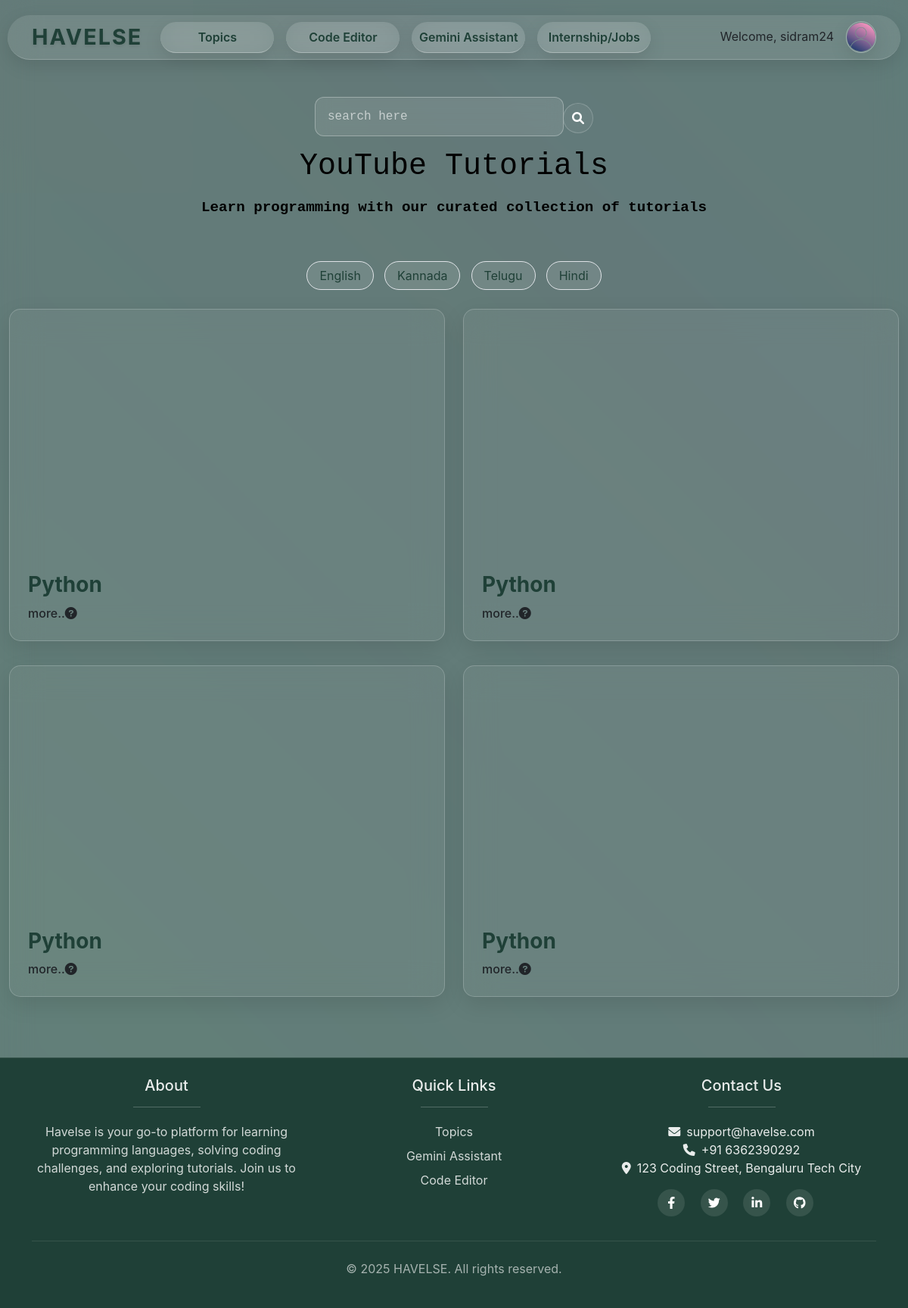
Screenshot of /home/video/?slug=python (signed in) with the database file from the repository.
### users/models.py (models this page shows, shortened)
class Profile(models.Model):
    user=models.OneToOneField(User,on_delete=models.CASCADE)
    name = models.CharField(max_length=20)
    gender=models.CharField(choices=CHOICES,blank=True,max_length=1)
    bio=models.CharField(max_length=50,blank=True)
    phone = models.CharField(max_length=15, unique=True,validators=[phone_validator])
    image=models.ImageField(default='profile.png',upload_to='profile_pictures/')
    deactivated_at = models.DateTimeField(null=True, blank=True)
    email_verified = models.BooleanField(default=False)

### learn/models.py (models this page shows, shortened)
class Languages(models.Model):
    course=models.ForeignKey(Course,on_delete=models.CASCADE,related_name='languages')
    language=models.CharField(max_length=20)

class Playlists(models.Model):
    title=models.ForeignKey(Languages,on_delete=models.CASCADE,related_name='playlists')
    list_id=models.CharField(max_length=100)

class Course(models.Model):
    title = models.CharField(max_length=200)
    subtitle=models.CharField(max_length=500,blank=True)
    slug = models.SlugField(max_length=200, unique=True)
    description = models.TextField(blank=True)
    created_at = models.DateTimeField(auto_now_add=True)
    updated_at = models.DateTimeField(auto_now=True)

### learn/views.py (the view)
# urls.py: path('video/',views.video,name='video'),
@login_required
def video(request):
    slug=request.GET.get('slug')
    l_name=request.GET.get('l_name','English')
    course=Course.objects.get(slug=slug)
    languages=course.languages.all()
    playlist={}
    for item in languages:
        if item.language==l_name:
            playlist=item.playlists.all()
    return render(request,'learn/videos.html',{'languages':languages,'playlist':playlist,'course':course})

### learn/templates/learn/videos.html (shortened to what this page needs)
{% extends 'learn/base.html' %}
{% load static %}
{% block content %}
<div class="tutorial-hero-section">
    <div class="container">
        <div class="row justify-content-center">
            <div class="col-md-8 text-center">
                <form action="{% url 'learn:search' %}" method="POST" class="d-flex">
                    <div class="input-group mb-3 mx-auto" style="width:50%;">
                        <input type="text" class="form-control" name="query" placeholder="search here">
                        <button class="fas fa-search btn" type="submit" id="button-addon2"></button>
                    </div>
                </form>
            </div>
        </div>
    <h1>YouTube Tutorials</h1>
    <p>Learn programming with our curated collection of tutorials</p>
    </div>
</div>
<div class="container">
    <div class="category-filters">
        {% for item in languages %}
        <a href="{% url 'learn:video' %}?slug={{course.slug}}&l_name={{item.language}}" class="filter-btn text-decoration-none">{{ item.language }}</a>
        {% endfor %}
    </div>
</div>
<div class="tutorials-container container">
    <div class="videos-page" id="page1">
        <div class="row">
            {% for play in playlist %}
            <div class="col-lg-6 col-md-12">
                <div class="video-card">
                    <div class="video-container">
                        <iframe src="https://www.youtube.com/embed/videoseries?list={{play.list_id}}" title="YouTube playlist player" allowfullscreen></iframe>
                    </div>
                    <div class="video-info">
                        <h3 class="video-title">{{ course.title }}</h3>
                        <div id="videoInfo">
                        <button class="accordion-button" type="button" data-bs-toggle="collapse" data-bs-target="#collapse{{play.id}}">
                            more..
                            <i class="fas fa-question-circle me-3"></i>
                        </button>
                        </div>
                    </div>
                </div>
            </div>
            {% endfor %}
        </div>
    </div>
</div>
{% endblock %}

### learn/templates/learn/base.html (shortened to what this page needs)
<!DOCTYPE html>
{% load static %}
<html lang="en">
<head>
    <link href="https://cdn.jsdelivr.net/npm/bootstrap@5.3.3/dist/css/bootstrap.min.css" rel="stylesheet">
    <link rel="stylesheet" href="https://cdnjs.cloudflare.com/ajax/libs/font-awesome/6.0.0-beta3/css/all.min.css">
    <link rel="stylesheet" href="{% static 'learn/css/main.css' %}">
</head>
<body>
    <div class="background-animation">
        <div class="blur-layer"></div>
        <div class="wave"></div>
        <div class="wave"></div>
        <div class="wave"></div>
    </div>
        {% if not hide_nav %}
        <nav class="navbar navbar-expand-lg fixed-top">
            <div class="container">
            <a class="navbar-brand" href="{% url 'learn:home' %}">HAVELSE</a>
            <div class="collapse navbar-collapse" id="mainNav">
                <ul class="navbar-nav me-auto">
                    <li class="nav-item">
                        <a class="nav-link p-2 m-2" href="{% url 'learn:topics' %}">Topics</a>
                    </li>
                    <li class="nav-item">
                        <a class="nav-link p-2 m-2" href="{% url 'learn:code' %}">Code Editor</a>
                    </li>
                    <li class="nav-item">
                        <a class="nav-link p-2 m-2" href="{% url 'learn:chat' %}">Gemini Assistant</a>
                    </li>
                    <li class="nav-item">
                        <a target="_blank" class="nav-link p-2 m-2" href="https://placementdrive.in/links?fbclid=PAZXh0bgNhZW0CMTEAAabL1EuN4zIc9V0YgCyHf6O5ytVIEuH1jqAABe5G32OYE9smKh2Y3xpt2U4_aem_0cBPoTAWkG_YZpzwfWAwyg#google_vignette">Internship/Jobs</a>
                    </li>
                </ul>
                <ul class="navbar-nav ms-auto">
                    <span class="navbar-text text-dark p-2 m-2 d-none d-lg-block">
                        {% if user.is_authenticated %}
                            Welcome, {{ user.username }}
                        {% else %}
                            Welcome, Guest
                        {% endif %}
                    </span>
                <li class="nav-item">
                    <button class="profile-button my-2 p-0 bg-transparent" data-bs-toggle="modal" data-bs-target="#profileModal">
                        <img src="{{ user.profile.image.url }}" onerror="this.onerror=null; this.src='{% static 'learn/images/profile.png' %}';" alt="profile" height="40px" width="40px" class="rounded-circle">
                    </button>
                </li>
                </ul>
            </div>
            </div>
        </nav>
    {% endif %}
{% block content %} {% endblock %}
<footer class="footer mt-5 py-4" style="background-color: #1f4037; color: white;">
    <div class="container">
        <div class="row">
            <div class="col-md-4 mb-4 text-center">
                <h5>About</h5><hr class="footer-title w-25 mx-auto">
                <p style="color: rgba(255, 255, 255, 0.8);">Havelse is your go-to platform for learning programming languages, solving coding challenges, and exploring tutorials. Join us to enhance your coding skills!</p>
            </div>
            <div class="col-md-4 mb-4 text-center">
                <h5>Quick Links</h5><hr class="footer-title w-25 mx-auto">
                <ul class="list-unstyled">
                    <li><a href="{% url 'learn:topics' %}" class="footer-links">Topics</a></li>
                    <li><a href="{% url 'learn:chat' %}" class="footer-links">Gemini Assistant</a></li>
                    <li><a href="{% url 'learn:code' %}" class="footer-links">Code Editor</a></li>
                </ul>
            </div>
            <div class="col-md-4 mb-4 text-center">
                <h5>Contact Us</h5><hr class="footer-title w-25 mx-auto">
                <ul class="list-unstyled">
                    <li><i class="fas fa-envelope me-2"></i>support@havelse.com</li>
                    <li><i class="fas fa-phone me-2"></i>+91 6362390292</li>
                    <li><i class="fas fa-map-marker-alt me-2"></i>123 Coding Street, Bengaluru Tech City</li>
                </ul>
                <div class="social-links mt-3">
                    <a href="#" class="text-white me-3"><i class="fab fa-facebook-f"></i></a>
                    <a href="#" class="text-white me-3"><i class="fab fa-twitter"></i></a>
                    <a href="#" class="text-white me-3"><i class="fab fa-linkedin-in"></i></a>
                    <a href="#" class="text-white me-3"><i class="fab fa-github"></i></a>
                </div>
            </div>
        </div>
        <div class="copyright">
            <p>&copy; 2025 HAVELSE. All rights reserved.</p>
        </div>
    </div>
</footer>
</body>
</html>

### learn/static/learn/css/main.css (style rules this page uses)
* { margin: 0; padding: 0; box-sizing: border-box; }
body { font-family: -apple-system, BlinkMacSystemFont, 'Segoe UI', Roboto, Oxygen, Ubuntu, Cantarell, sans-serif; background: linear-gradient(135deg, #437064 0%, #437064 100%); overflow-x: hidden; position: relative; }
.background-animation { position: fixed; top: 0; left: 0; width: 100%; height: 100%; z-index: 0; pointer-events: none; }
.wave { position: absolute; opacity: 0.1; width: 200%; height: 200%; background: linear-gradient(45deg, #FF9A9E, #FAD0C4, #fba3e2, #A6C1EE); animation: wave 15s infinite linear; -webkit-animation: wave 15s infinite linear; transform-origin: 50% 50%; will-change: transform, opacity; transform: translateZ(0); }
.wave:nth-child(2) { animation-delay: -5s; -webkit-animation-delay: -5s; opacity: 0.05; background: linear-gradient(45deg, #f9a48c, #FF9A9E, #A6C1EE, #f8a4e0); }
.wave:nth-child(3) { animation-delay: -10s; -webkit-animation-delay: -10s; opacity: 0.07; background: linear-gradient(45deg, #faa3e1, #A6C1EE, #FF9A9E, #FAD0C4); }
.blur-layer { position: absolute; width: 100%; height: 100%; backdrop-filter: blur(20px); -webkit-backdrop-filter: blur(20px); z-index: 1; }
.navbar { position: fixed; top: 20px; left: 0; right: 0; z-index: 1030; margin: 0 auto; width: 95%; background: rgba(255, 255, 255, 0.1) !important; backdrop-filter: blur(20px); -webkit-backdrop-filter: blur(20px); border-bottom: 1px solid rgba(255, 255, 255, 0.2); border-radius: 30px !important; box-shadow: 0 8px 24px rgba(0, 0, 0, 0.1); transition: all 0.3s ease; padding: 0 0; }
.navbar-brand { font-size: 1.8rem; font-weight: 700; color: #1f4037 !important; text-shadow: 0 2px 4px rgba(0, 0, 0, 0.1); letter-spacing: 2px; }
.nav-link { background: rgba(255, 255, 255, 0.1); backdrop-filter: blur(20px); -webkit-backdrop-filter: blur(20px); border-bottom: 1px solid rgba(255, 255, 255, 0.3); color: #1f4037; padding: 1rem 1rem; border-radius: 50px; box-shadow: 0 8px 24px rgba(0, 0, 0, 0.1); font-weight: 600; text-decoration: none; transition: all 0.3s ease; position: relative; overflow: hidden; display: flex; justify-content: center; align-items: center; width: 150px; text-align: center; }
.nav-link::before { content: ''; position: absolute; top: 0; left: 0; width: 100%; height: 100%; background: rgba(255, 255, 255, 0.2); transform: scaleX(0); transform-origin: right; transition: transform 0.3s ease; border-radius: 20px; }
.profile-button { background: rgba(255, 255, 255, 0.1); backdrop-filter: blur(20px); -webkit-backdrop-filter: blur(20px); border: 1px solid rgba(255, 255, 255, 0.3); color: #1f4037; padding: 1rem 1rem; border-radius: 50px; box-shadow: 0 8px 24px rgba(0, 0, 0, 0.1); font-weight: 600; text-decoration: none; transition: all 0.3s ease; position: relative; overflow: hidden; display: flex; justify-content: center; align-items: center; width: 40px; text-align: center; }
@media (max-width: 1200px) { .navbar { width: calc(100% - 20px); } }
@media (max-width: 1200px) { .profile-button { width:40px; } }
.form-control { background: rgba(255, 255, 255, 0.1) !important; border: 1px solid rgba(255, 255, 255, 0.3) !important; border-radius: 12px !important; color: white !important; padding: 0.8rem 1rem !important; backdrop-filter: blur(10px); -webkit-backdrop-filter: blur(10px); }
.form-control::placeholder { color: rgba(255, 255, 255, 0.6) !important; }
.footer { background: #1f4037 !important; backdrop-filter: blur(20px); -webkit-backdrop-filter: blur(20px); border-top: 1px solid rgba(255, 255, 255, 0.1); color: rgba(255, 255, 255, 0.9) !important; padding: 3rem 0; }
.footer-title { font-weight: 600; margin-bottom: 1.2rem; }
.footer-links { color: rgba(255, 255, 255, 0.8); text-decoration: none; display: block; margin-bottom: 0.5rem; transition: all 0.3s ease; }
.social-links a { display: inline-block; width: 36px; height: 36px; background-color: rgba(255, 255, 255, 0.1); text-align: center; line-height: 36px; border-radius: 50%; margin-right: 10px; transition: all 0.3s ease; }
.copyright { margin-top: 0.5rem; padding-top: 1.5rem; border-top: 1px solid rgba(255, 255, 255, 0.1); text-align: center; color: rgba(255, 255, 255, 0.6); }

### rows the page displays
Languages: language "English"
Languages: language "Kannada"
Languages: language "Telugu"
Languages: language "Hindi"
Course: title "Python"

### other values shown
{{ user.username }} "sidram24"
